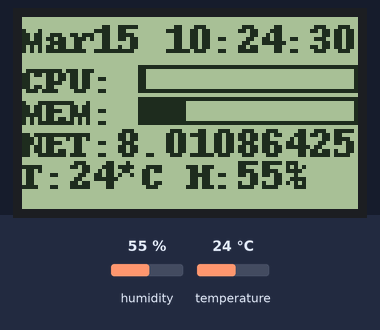
Bench run of a program on a simulated Raspberry Pi (BCM pin numbers). Shown: 84×48 one-colour display. The inputs (shaded band) are chosen by the test bench; at power-on: humidity 55 %, temperature 24 °C. The clock reads 2024-03-15 10:24:30 at power-on unless the program sets it; files the program writes start out absent; system figures (address, load, memory, disk, uptime) are fixed made-up values.

Above: at 0.6 s.
At 7.7 s:
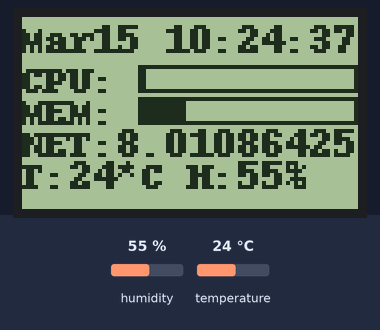
At 12.8 s:
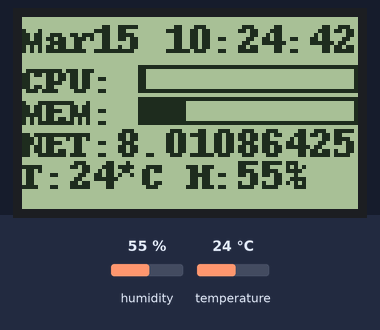
At 18.8 s:
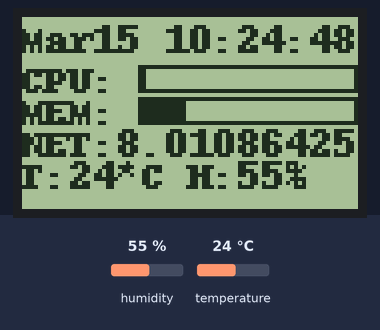
At 27.9 s:
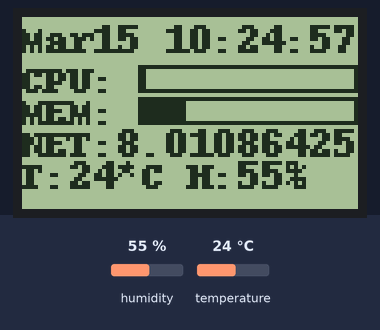
At 38.1 s:
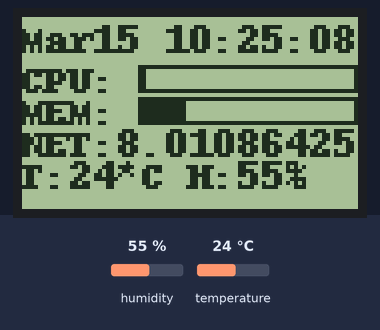

The program:

lcd_stat.py
```python
# (licence header left out)
import sys
import re
import time
from datetime import datetime
import psutil

import Adafruit_Nokia_LCD as LCD
import Adafruit_GPIO.SPI as SPI
import Adafruit_DHT

from PIL import Image
from PIL import ImageDraw
from PIL import ImageFont

# Raspberry Pi hardware SPI config:
DC = 23
RST = 24
SPI_PORT = 0
SPI_DEVICE = 0
# Raspberry Pi Wiring DHT22
DHT_PIN = 4
DHT_SENSOR = Adafruit_DHT.AM2302

# Title|Artist|Album Name
artist = ""
track = ""
album = ""


def extract(line):
    m = re.match('^(Title|Artist|Album Name): \"(.*?)\"\.$', line)
    if m:
        return m.group(1), m.group(2)
    else:
        return None, None


def update(key, val):
    global artist, album, track
    if key == "Artist":
        artist = val
    elif key == "Album Name":
        album = val
    elif key == "Title":
        track = val


def formatByte(b):
    if b < 1024:
        return str(b)
    if b < 1048576:
        return str(b / 1024) + "K"
    if b < 1073741824:
        return str(b / 1048576) + "M"
    return str(b / 1073741824) + "G"


def progressBar(draw, x, y, width, height, percent):
    fillWidth = width * percent
    draw.rectangle((x, y, x+width, y+height), outline=0, fill=255)
    draw.rectangle((x, y, x+fillWidth, y+height), outline=0, fill=0)


def logTempHum(temp, hum):
    with open("/home/pi/THlog.csv", "a") as theFile:
        theFile.write("{}\t{}\t{}\n".format(
            time.strftime("%Y-%m-%d %H:%M:%S"), temp, hum))
        theFile.close()


# Hardware SPI usage:
disp = LCD.PCD8544(
        DC, RST, spi=SPI.SpiDev(SPI_PORT, SPI_DEVICE, max_speed_hz=500000))

# Software SPI usage (defaults to bit-bang SPI interface):
# disp = LCD.PCD8544(DC, RST, SCLK, DIN, CS)

# Initialize library.
disp.begin(contrast=60)
# disp.begin()

# Clear display.
disp.clear()
disp.display()

humidity, temperature = Adafruit_DHT.read_retry(DHT_SENSOR, DHT_PIN)
logTempHum(temperature, humidity)
lastLogMin = datetime.now().minute

while True:

    # Create blank image for drawing.
    # Make sure to create image with mode '1' for 1-bit color.
    image = Image.new('1', (LCD.LCDWIDTH, LCD.LCDHEIGHT))

    # Get drawing object to draw on image.
    draw = ImageDraw.Draw(image)

    # Draw a white filled box to clear the image.
    draw.rectangle((0, 0, LCD.LCDWIDTH, LCD.LCDHEIGHT), outline=255, fill=255)

    # Load default font.
    font = ImageFont.load_default()

    # Alternatively load a TTF font.
    # Some nice fonts to try: http://www.dafont.com/bitmap.php
    # font = ImageFont.truetype('fonts/VCR_OSD_MONO_1.001.ttf', 14)

    # Write the stats
    draw.text((0, 0), time.strftime("%b%d %H:%M:%S"), font=font)

    draw.text((0, 10), "CPU:", font=font)
    progressBar(
            draw, 29, 12, LCD.LCDWIDTH - 30, 6, psutil.cpu_percent() / 100.0)

    mem = psutil.virtual_memory()
    draw.text((0, 18), "MEM:", font=font)
    progressBar(
            draw, 29, 20, LCD.LCDWIDTH - 30, 6, float(mem.used) / mem.total)

    net = psutil.net_io_counters()
    draw.text((0, 26), "NET:{}/{}".format(
        formatByte(net.bytes_recv), formatByte(net.bytes_sent)), font=font)

    curMin = datetime.now().minute
    if curMin in [0, 15, 30, 45] and lastLogMin != curMin:
        lastLogMin = curMin
        humidity, temperature = Adafruit_DHT.read_retry(DHT_SENSOR, DHT_PIN)
        logTempHum(temperature, humidity)
    draw.text((0, 34), "T:{:.0f}*C H:{:.0f}%".format(
        temperature, humidity), font=font)

    # Display image.
    disp.image(image)
    disp.display()

    time.sleep(1)
```

Measured:
- what the display in image 0 shows lasts 1.0 s, from 0.6 s to 1.6 s
